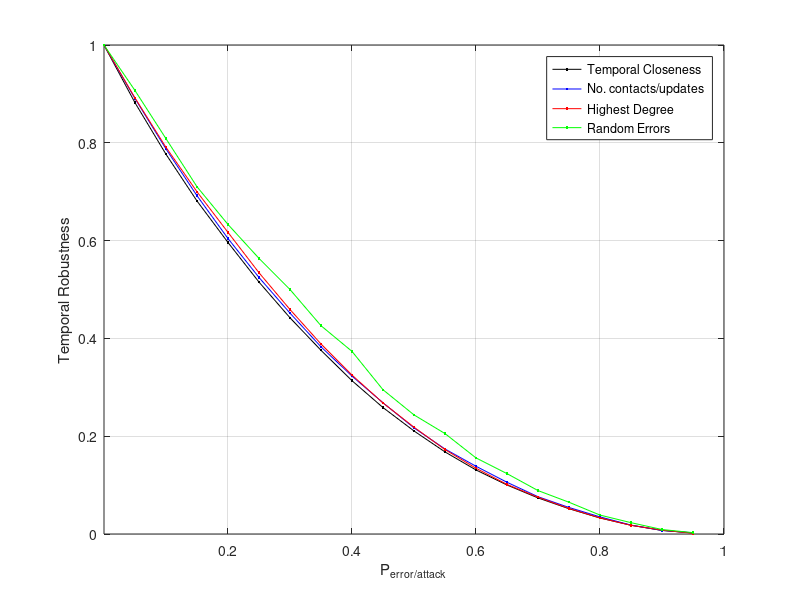

MATLAB code for this plot:
%  read labels and x-y data
load RWP_10_2_trace_AverageContactUpdates.dat;     %  read data into the my_xy matrix
Prob = RWP_10_2_trace_AverageContactUpdates(:,2);     %  copy first column of my_xy into x
Err2 = RWP_10_2_trace_AverageContactUpdates(:,3);     %  and second column into y

load RWP_10_2_trace_AverageHighestDegree.dat;     %  read data into the my_xy matrix
Err3 = RWP_10_2_trace_AverageHighestDegree(:,3);     %  and second column into y

load RWP_10_2_trace_TemporalCloseness.dat;     %  read data into the my_xy matrix
Err1 = RWP_10_2_trace_TemporalCloseness(:,3);     %  and second column into y

load RWP_10_2_trace_RandomErrors.dat;     %  read data into the my_xy matrix
Err4 = RWP_10_2_trace_RandomErrors(:,3);     %  and second column into y

plot(Prob,Err1,'k.-',Prob,Err2,'b.-',Prob,Err3,'r.-',Prob,Err4,'g.-');

xlabel('P_{error/attack}');           % add axis labels and plot title
ylabel('Temporal Robustness');
axis([0.000075 1.000 0.0 1.000],[0.000075 1.000 0.0 1.000]);
%set(gca,'XGrid','on','YGrid','on');
%set(gca,'gridlinestyle','--')
grid on;
legend('Temporal Closeness','No. contacts/updates','Highest Degree','Random Errors');

%title('Mean monthly precipitation at Portland International Airport');
%plot(Prob,EffSim,'bx-',Prob,EffTheor,'ro-');     %  plot precip vs. month with circles
